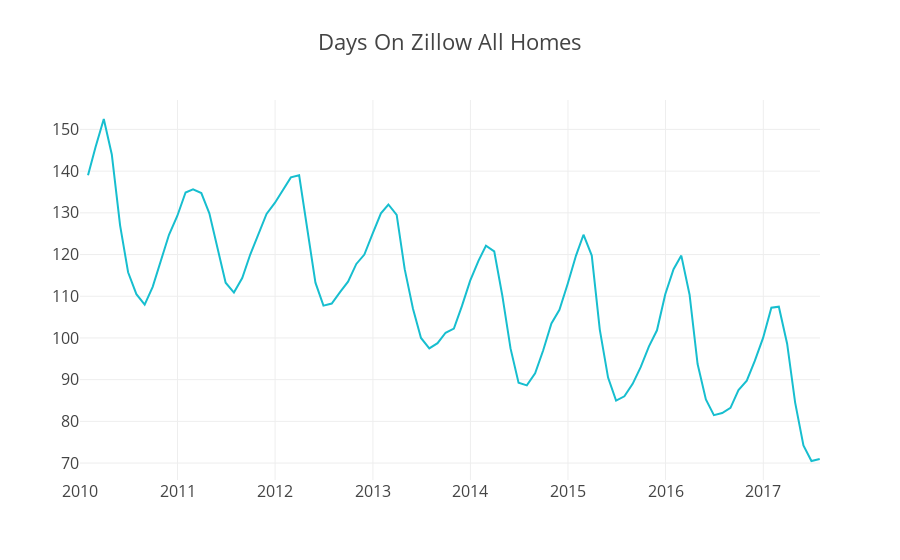

Source (notebook cell):
### Code cell
data = [go.Scatter(x=state_month['Date'], y=state_month['DaysOnZillow_AllHomes'], line=dict(color='#17BECF'))]
layout = {'title': 'Days On Zillow All Homes', 'font': dict(size=16),'xaxis':{'range':['2010-01-01','2017-08-01']}}
py.iplot({'data':data, 
          'layout':layout})

### Figure 1 — Plotly figure (JSON) as saved in the notebook; plotly's stock layout.template omitted (floating-point values rounded to 4 significant figures; data arrays with more than 128 entries replaced by an {"elided": "..."} marker saying what was removed)
{"data": [{"line": {"color": "#17BECF"}, "type": "scatter", "x": {"elided": "257 str values"}, "y": {"elided": "257 float values"}}], "layout": {"font": {"size": 16}, "title": "Days On Zillow All Homes", "xaxis": {"range": ["2010-01-01", "2017-08-01"]}}}
